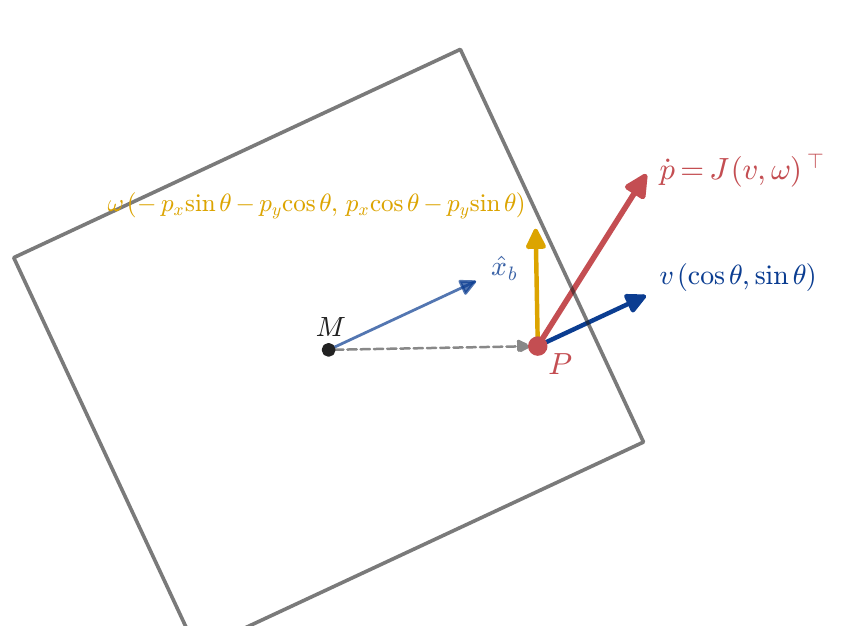

Recreate this plot in Python.
"""Figure 3 — Pen-velocity decomposition.
The pen velocity is the sum of the body translation (along heading) and a
rotation-induced sideways kick. The two columns of the Jacobian are these
two basis directions.
"""
import numpy as np
import rtlib_diagrams as rd
import matplotlib.pyplot as plt
from matplotlib.patches import Rectangle, FancyArrowPatch


def main():
    rd.setup_style()
    fig, ax = rd.figure(width=6.2, height=4.0)

    # Body at origin, theta = 25 deg
    theta = np.deg2rad(25.0)
    c, s = np.cos(theta), np.sin(theta)
    L_chassis, W_chassis = 23.2, 20.4

    corners_b = np.array([[-L_chassis / 2, -W_chassis / 2],
                          [L_chassis / 2, -W_chassis / 2],
                          [L_chassis / 2, W_chassis / 2],
                          [-L_chassis / 2, W_chassis / 2],
                          [-L_chassis / 2, -W_chassis / 2]])
    Rmat = np.array([[c, -s], [s, c]])
    corners_w = corners_b @ Rmat.T
    ax.plot(corners_w[:, 0], corners_w[:, 1], color=rd.COLOR_AXIS, lw=1.3, alpha=0.6)

    # Body axes
    ax.add_patch(FancyArrowPatch((0, 0), (8 * c, 8 * s),
                                 arrowstyle='-|>', mutation_scale=12,
                                 color=rd.COLOR_PRIMARY, lw=1.0, alpha=0.7))
    ax.text(8 * c + 0.4, 8 * s, r'$\hat{x}_b$',
            color=rd.COLOR_PRIMARY, fontsize=10, alpha=0.8)

    # Pen at body offset (px, py)
    px_b, py_b = 9.0, -4.0
    pen = Rmat @ np.array([px_b, py_b])
    ax.plot(*pen, 'o', color=rd.COLOR_SECONDARY, ms=6)
    ax.text(pen[0] + 0.5, pen[1] - 1.4, r'$P$', color=rd.COLOR_SECONDARY, fontsize=11)

    # Translation contribution: v * (cos θ, sin θ)
    v_mag = 6.0
    trans_vec = np.array([v_mag * c, v_mag * s])
    ax.add_patch(FancyArrowPatch(pen, pen + trans_vec,
                                 arrowstyle='-|>', mutation_scale=14,
                                 color=rd.COLOR_PRIMARY, lw=1.6))
    ax.text(pen[0] + trans_vec[0] + 0.3,
            pen[1] + trans_vec[1] + 0.3,
            r'$v\,(\cos\theta,\sin\theta)$',
            color=rd.COLOR_PRIMARY, fontsize=10)

    # Rotation contribution: ω · (-px sin θ - py cos θ, px cos θ - py sin θ)
    omega = 0.6
    rot_vec = omega * np.array([-px_b * s - py_b * c,
                                 px_b * c - py_b * s])
    ax.add_patch(FancyArrowPatch(pen, pen + rot_vec,
                                 arrowstyle='-|>', mutation_scale=14,
                                 color=rd.COLOR_ACCENT, lw=1.6))
    ax.text(pen[0] + rot_vec[0] - 0.4,
            pen[1] + rot_vec[1] + 0.4,
            r'$\omega\,(\!-p_x\sin\theta-p_y\cos\theta,'
            r'\,p_x\cos\theta-p_y\sin\theta)$',
            color=rd.COLOR_ACCENT, fontsize=9, ha='right')

    # Resultant pen velocity (vector sum)
    res = trans_vec + rot_vec
    ax.add_patch(FancyArrowPatch(pen, pen + res,
                                 arrowstyle='-|>', mutation_scale=16,
                                 color=rd.COLOR_SECONDARY, lw=2.0))
    ax.text(pen[0] + res[0] + 0.4,
            pen[1] + res[1] - 0.7,
            r'$\dot{p} = J\,(v,\omega)^\top$',
            color=rd.COLOR_SECONDARY, fontsize=11)

    # Pen offset vector from M
    ax.add_patch(FancyArrowPatch((0, 0), pen,
                                 arrowstyle='-|>', mutation_scale=10,
                                 color=rd.COLOR_GUIDE, lw=0.9, ls='--'))

    ax.plot(0, 0, 'o', color=rd.COLOR_AXIS, ms=4)
    ax.text(-0.6, 0.6, r'$M$', color=rd.COLOR_AXIS, fontsize=10)

    ax.set_xlim(-15, 22)
    ax.set_ylim(-13, 16)
    ax.set_aspect('equal')
    ax.set_xticks([])
    ax.set_yticks([])
    for sp in ('top', 'right', 'left', 'bottom'):
        ax.spines[sp].set_visible(False)

    rd.save(fig, '03-jacobian.pdf')


if __name__ == '__main__':
    main()
